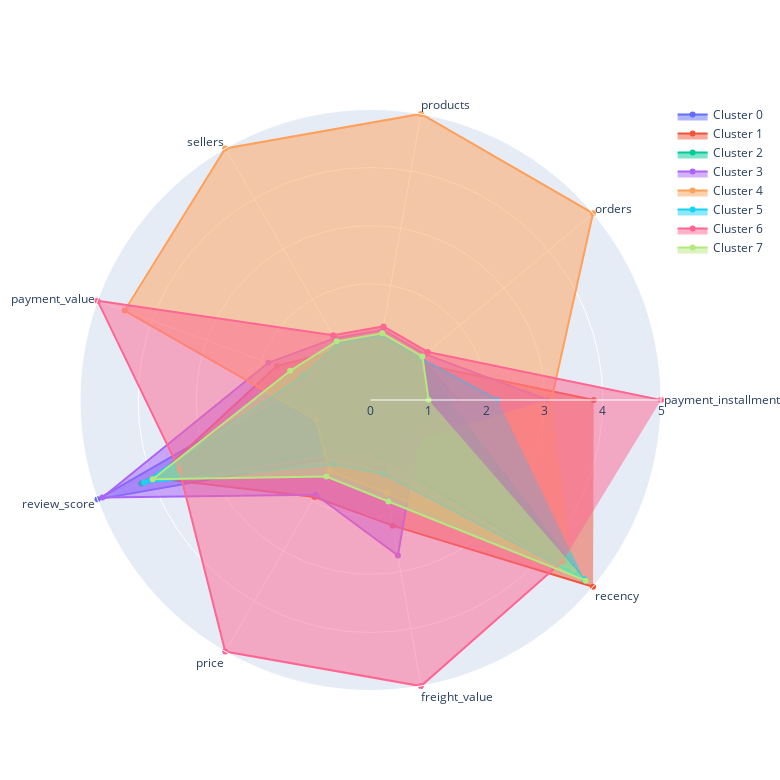

The notebook cell this image was saved under:
### Code cell
# Créer une figure en radar pour chaque cluster
fig = go.Figure()

for cluster, row in df_mms.iterrows():
    values = row.values.tolist()
    

    

    fig.add_trace(go.Scatterpolar(
        r=values,
        theta=num_cols,
        fill='toself',
        name=f'Cluster {cluster}'
    ))

# Mettre en forme la figurenum_cols,
fig.update_layout(
    polar=dict(
        radialaxis=dict(
            visible=True,
            range=[0, 5]
        ),
    ),
    showlegend=True,
    width=780,
    height=780

)

# Afficher la figure
fig.show()
figsize = (60,60)

### Figure 1 — Plotly figure (JSON) as saved in the notebook; plotly's stock layout.template omitted (floating-point values rounded to 4 significant figures)
{"data": [{"fill": "toself", "name": "Cluster 0", "r": [1.506, 1.131, 1.131, 1.131, 1.124, 5, 1.131, 1.211, 1], "theta": ["payment_installments", "orders", "products", "sellers", "payment_value", "review_score", "price", "freight_value", "recency", "cluster_labels"], "type": "scatterpolar"}, {"fill": "toself", "name": "Cluster 1", "r": [3.843, 1, 1, 1, 1.716, 3.942, 1.928, 2.196, 5.0], "theta": ["payment_installments", "orders", "products", "sellers", "payment_value", "review_score", "price", "freight_value", "recency", "cluster_labels"], "type": "scatterpolar"}, {"fill": "toself", "name": "Cluster 2", "r": [1.356, 1.103, 1.103, 1.103, 1, 4.201, 1, 1, 4.835], "theta": ["payment_installments", "orders", "products", "sellers", "payment_value", "review_score", "price", "freight_value", "recency", "cluster_labels"], "type": "scatterpolar"}, {"fill": "toself", "name": "Cluster 3", "r": [3.054, 1.229, 1.229, 1.229, 1.873, 4.911, 1.885, 2.718, 1.063], "theta": ["payment_installments", "orders", "products", "sellers", "payment_value", "review_score", "price", "freight_value", "recency", "cluster_labels"], "type": "scatterpolar"}, {"fill": "toself", "name": "Cluster 4", "r": [3.113, 5, 5, 5, 4.502, 1, 1.412, 1.631, 4.555], "theta": ["payment_installments", "orders", "products", "sellers", "payment_value", "review_score", "price", "freight_value", "recency", "cluster_labels"], "type": "scatterpolar"}, {"fill": "toself", "name": "Cluster 5", "r": [2.185, 1.118, 1.118, 1.118, 1.227, 4.146, 1.275, 1.293, 4.802], "theta": ["payment_installments", "orders", "products", "sellers", "payment_value", "review_score", "price", "freight_value", "recency", "cluster_labels"], "type": "scatterpolar"}, {"fill": "toself", "name": "Cluster 6", "r": [5, 1.286, 1.286, 1.286, 5, 3.503, 5.0, 5, 4.318], "theta": ["payment_installments", "orders", "products", "sellers", "payment_value", "review_score", "price", "freight_value", "recency", "cluster_labels"], "type": "scatterpolar"}, {"fill": "toself", "name": "Cluster 7", "r": [1, 1.165, 1.165, 1.165, 1.471, 3.989, 1.522, 1.775, 4.837], "theta": ["payment_installments", "orders", "products", "sellers", "payment_value", "review_score", "price", "freight_value", "recency", "cluster_labels"], "type": "scatterpolar"}], "layout": {"height": 780, "polar": {"radialaxis": {"range": [0, 5], "visible": true}}, "showlegend": true, "width": 780}}
